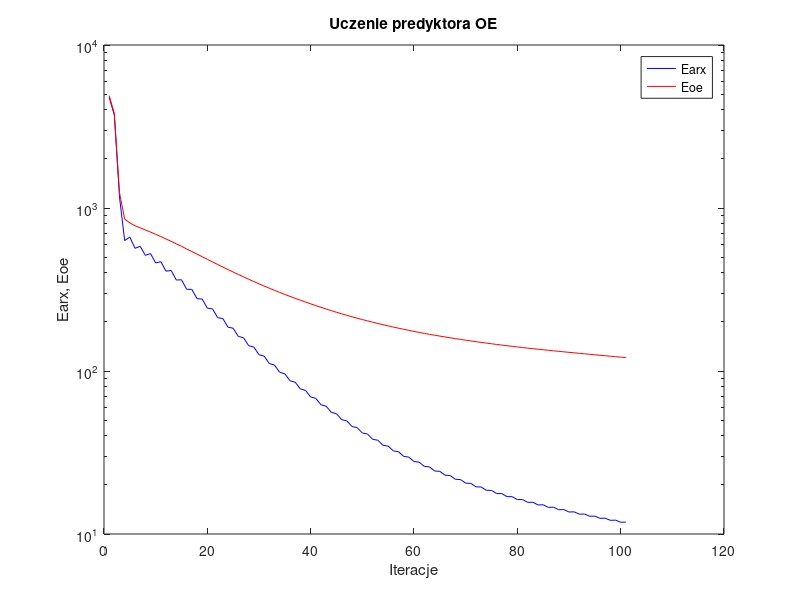
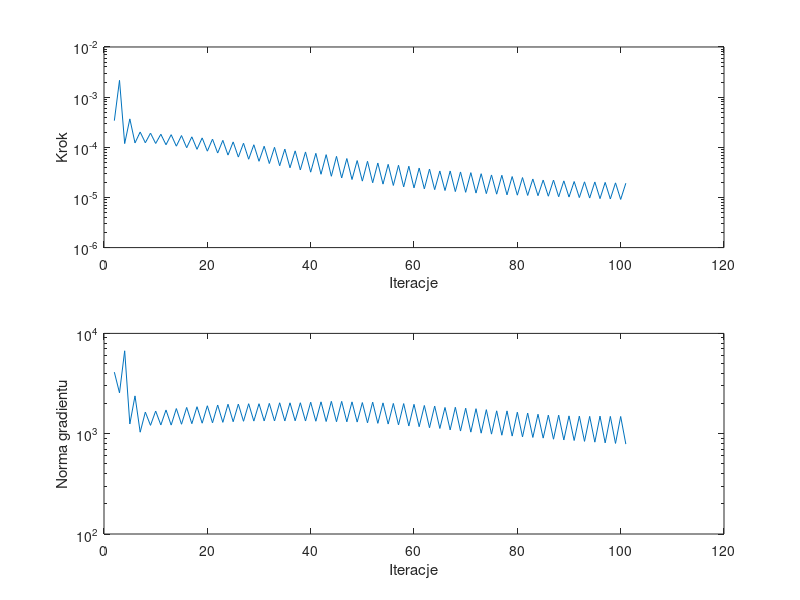

Write MATLAB code to recreate these figures, in order.
%uczenie predyktora oe
clear all;
n=0; farx(n+1)=4.775664e+003; foe(n+1)=4.889669e+003; wspucz(n+1)=0.000000e+000; ng(n+1)=0.000000e+000;
n=1; farx(n+1)=3.707021e+003; foe(n+1)=3.804898e+003; krok(n+1)=3.395966e-004; ng(n+1)=4.107974e+003;
n=2; farx(n+1)=1.167978e+003; foe(n+1)=1.241167e+003; krok(n+1)=2.162140e-003; ng(n+1)=2.554255e+003;
n=3; farx(n+1)=6.308334e+002; foe(n+1)=8.547248e+002; krok(n+1)=1.185230e-004; ng(n+1)=6.705790e+003;
n=4; farx(n+1)=6.633907e+002; foe(n+1)=8.105733e+002; krok(n+1)=3.684136e-004; ng(n+1)=1.250242e+003;
n=5; farx(n+1)=5.656016e+002; foe(n+1)=7.779463e+002; krok(n+1)=1.221213e-004; ng(n+1)=2.382168e+003;
n=6; farx(n+1)=5.821970e+002; foe(n+1)=7.557776e+002; krok(n+1)=2.015675e-004; ng(n+1)=1.034981e+003;
n=7; farx(n+1)=5.123421e+002; foe(n+1)=7.332274e+002; krok(n+1)=1.230766e-004; ng(n+1)=1.642361e+003;
n=8; farx(n+1)=5.255664e+002; foe(n+1)=7.118718e+002; krok(n+1)=1.915864e-004; ng(n+1)=1.210989e+003;
n=9; farx(n+1)=4.601538e+002; foe(n+1)=6.893898e+002; krok(n+1)=1.191612e-004; ng(n+1)=1.681894e+003;
n=10; farx(n+1)=4.685751e+002; foe(n+1)=6.681166e+002; krok(n+1)=1.821668e-004; ng(n+1)=1.222115e+003;
n=11; farx(n+1)=4.096737e+002; foe(n+1)=6.457440e+002; krok(n+1)=1.123699e-004; ng(n+1)=1.722998e+003;
n=12; farx(n+1)=4.138655e+002; foe(n+1)=6.244590e+002; krok(n+1)=1.784716e-004; ng(n+1)=1.218210e+003;
n=13; farx(n+1)=3.614060e+002; foe(n+1)=6.024294e+002; krok(n+1)=1.052302e-004; ng(n+1)=1.781177e+003;
n=14; farx(n+1)=3.629624e+002; foe(n+1)=5.817965e+002; krok(n+1)=1.714180e-004; ng(n+1)=1.242144e+003;
n=15; farx(n+1)=3.171862e+002; foe(n+1)=5.605848e+002; krok(n+1)=9.798800e-005; ng(n+1)=1.827648e+003;
n=16; farx(n+1)=3.168536e+002; foe(n+1)=5.409787e+002; krok(n+1)=1.616776e-004; ng(n+1)=1.258369e+003;
n=17; farx(n+1)=2.778021e+002; foe(n+1)=5.211394e+002; krok(n+1)=9.108340e-005; ng(n+1)=1.857680e+003;
n=18; farx(n+1)=2.762335e+002; foe(n+1)=5.027403e+002; krok(n+1)=1.539526e-004; ng(n+1)=1.272464e+003;
n=19; farx(n+1)=2.429623e+002; foe(n+1)=4.842649e+002; krok(n+1)=8.370634e-005; ng(n+1)=1.899709e+003;
n=20; farx(n+1)=2.405925e+002; foe(n+1)=4.671901e+002; krok(n+1)=1.455783e-004; ng(n+1)=1.283245e+003;
n=21; farx(n+1)=2.124360e+002; foe(n+1)=4.502391e+002; krok(n+1)=7.675242e-005; ng(n+1)=1.932143e+003;
n=22; farx(n+1)=2.096966e+002; foe(n+1)=4.345757e+002; krok(n+1)=1.376014e-004; ng(n+1)=1.297434e+003;
n=23; farx(n+1)=1.858397e+002; foe(n+1)=4.190837e+002; krok(n+1)=6.991253e-005; ng(n+1)=1.965828e+003;
n=24; farx(n+1)=1.829479e+002; foe(n+1)=4.048228e+002; krok(n+1)=1.281635e-004; ng(n+1)=1.316760e+003;
n=25; farx(n+1)=1.628975e+002; foe(n+1)=3.909307e+002; krok(n+1)=6.380047e-005; ng(n+1)=1.973143e+003;
n=26; farx(n+1)=1.600165e+002; foe(n+1)=3.779993e+002; krok(n+1)=1.205178e-004; ng(n+1)=1.329696e+003;
n=27; farx(n+1)=1.430310e+002; foe(n+1)=3.654751e+002; krok(n+1)=5.780689e-005; ng(n+1)=1.990847e+003;
n=28; farx(n+1)=1.402565e+002; foe(n+1)=3.537855e+002; krok(n+1)=1.123699e-004; ng(n+1)=1.335608e+003;
n=29; farx(n+1)=1.258759e+002; foe(n+1)=3.426206e+002; krok(n+1)=5.261508e-005; ng(n+1)=1.990106e+003;
n=30; farx(n+1)=1.233577e+002; foe(n+1)=3.321342e+002; krok(n+1)=1.049814e-004; ng(n+1)=1.340661e+003;
n=31; farx(n+1)=1.111221e+002; foe(n+1)=3.220978e+002; krok(n+1)=4.743595e-005; ng(n+1)=2.005584e+003;
n=32; farx(n+1)=1.087336e+002; foe(n+1)=3.125687e+002; krok(n+1)=9.985203e-005; ng(n+1)=1.338929e+003;
n=33; farx(n+1)=9.820051e+001; foe(n+1)=3.034735e+002; krok(n+1)=4.285449e-005; ng(n+1)=2.033931e+003;
n=34; farx(n+1)=9.613054e+001; foe(n+1)=2.949475e+002; krok(n+1)=9.199795e-005; ng(n+1)=1.340330e+003;
n=35; farx(n+1)=8.711577e+001; foe(n+1)=2.868394e+002; krok(n+1)=3.906606e-005; ng(n+1)=2.032119e+003;
n=36; farx(n+1)=8.536500e+001; foe(n+1)=2.792156e+002; krok(n+1)=8.489916e-005; ng(n+1)=1.344926e+003;
n=37; farx(n+1)=7.763830e+001; foe(n+1)=2.719233e+002; krok(n+1)=3.533295e-005; ng(n+1)=2.035063e+003;
n=38; farx(n+1)=7.602188e+001; foe(n+1)=2.649365e+002; krok(n+1)=8.074766e-005; ng(n+1)=1.337933e+003;
n=39; farx(n+1)=6.932192e+001; foe(n+1)=2.582722e+002; krok(n+1)=3.190024e-005; ng(n+1)=2.060631e+003;
n=40; farx(n+1)=6.787971e+001; foe(n+1)=2.518934e+002; krok(n+1)=7.577251e-005; ng(n+1)=1.331310e+003;
n=41; farx(n+1)=6.208490e+001; foe(n+1)=2.458484e+002; krok(n+1)=2.897758e-005; ng(n+1)=2.078275e+003;
n=42; farx(n+1)=6.081358e+001; foe(n+1)=2.400255e+002; krok(n+1)=7.130722e-005; ng(n+1)=1.323099e+003;
n=43; farx(n+1)=5.576406e+001; foe(n+1)=2.345030e+002; krok(n+1)=2.642509e-005; ng(n+1)=2.102555e+003;
n=44; farx(n+1)=5.468955e+001; foe(n+1)=2.292283e+002; krok(n+1)=6.596475e-005; ng(n+1)=1.315781e+003;
n=45; farx(n+1)=5.028700e+001; foe(n+1)=2.242425e+002; krok(n+1)=2.444110e-005; ng(n+1)=2.100704e+003;
n=46; farx(n+1)=4.945482e+001; foe(n+1)=2.195497e+002; krok(n+1)=5.966581e-005; ng(n+1)=1.313460e+003;
n=47; farx(n+1)=4.562577e+001; foe(n+1)=2.150854e+002; krok(n+1)=2.277170e-005; ng(n+1)=2.076583e+003;
n=48; farx(n+1)=4.496977e+001; foe(n+1)=2.108724e+002; krok(n+1)=5.434585e-005; ng(n+1)=1.305852e+003;
n=49; farx(n+1)=4.165357e+001; foe(n+1)=2.068720e+002; krok(n+1)=2.114892e-005; ng(n+1)=2.044295e+003;
n=50; farx(n+1)=4.105377e+001; foe(n+1)=2.029669e+002; krok(n+1)=5.256405e-005; ng(n+1)=1.283671e+003;
n=51; farx(n+1)=3.809428e+001; foe(n+1)=1.992360e+002; krok(n+1)=1.961815e-005; ng(n+1)=2.063983e+003;
n=52; farx(n+1)=3.761379e+001; foe(n+1)=1.957097e+002; krok(n+1)=4.856864e-005; ng(n+1)=1.268385e+003;
n=53; farx(n+1)=3.501946e+001; foe(n+1)=1.923428e+002; krok(n+1)=1.843074e-005; ng(n+1)=2.029459e+003;
n=54; farx(n+1)=3.461781e+001; foe(n+1)=1.891250e+002; krok(n+1)=4.570049e-005; ng(n+1)=1.247369e+003;
n=55; farx(n+1)=3.232587e+001; foe(n+1)=1.860544e+002; krok(n+1)=1.733605e-005; ng(n+1)=2.003243e+003;
n=56; farx(n+1)=3.198689e+001; foe(n+1)=1.831103e+002; krok(n+1)=4.381503e-005; ng(n+1)=1.223495e+003;
n=57; farx(n+1)=2.994371e+001; foe(n+1)=1.802570e+002; krok(n+1)=1.622543e-005; ng(n+1)=1.996742e+003;
n=58; farx(n+1)=2.963969e+001; foe(n+1)=1.775285e+002; krok(n+1)=4.194015e-005; ng(n+1)=1.193260e+003;
n=59; farx(n+1)=2.781542e+001; foe(n+1)=1.749225e+002; krok(n+1)=1.549259e-005; ng(n+1)=1.962363e+003;
n=60; farx(n+1)=2.759808e+001; foe(n+1)=1.724845e+002; krok(n+1)=3.856196e-005; ng(n+1)=1.174263e+003;
n=61; farx(n+1)=2.598619e+001; foe(n+1)=1.701354e+002; krok(n+1)=1.482745e-005; ng(n+1)=1.911878e+003;
n=62; farx(n+1)=2.580636e+001; foe(n+1)=1.678938e+002; krok(n+1)=3.686149e-005; ng(n+1)=1.145994e+003;
n=63; farx(n+1)=2.434960e+001; foe(n+1)=1.657303e+002; krok(n+1)=1.430061e-005; ng(n+1)=1.886325e+003;
n=64; farx(n+1)=2.423700e+001; foe(n+1)=1.637269e+002; krok(n+1)=3.369455e-005; ng(n+1)=1.127813e+003;
n=65; farx(n+1)=2.295210e+001; foe(n+1)=1.617788e+002; krok(n+1)=1.373458e-005; ng(n+1)=1.826049e+003;
n=66; farx(n+1)=2.284030e+001; foe(n+1)=1.598832e+002; krok(n+1)=3.369455e-005; ng(n+1)=1.091520e+003;
n=67; farx(n+1)=2.166390e+001; foe(n+1)=1.580306e+002; krok(n+1)=1.308479e-005; ng(n+1)=1.834037e+003;
n=68; farx(n+1)=2.157227e+001; foe(n+1)=1.562700e+002; krok(n+1)=3.223481e-005; ng(n+1)=1.062780e+003;
n=69; farx(n+1)=2.051294e+001; foe(n+1)=1.545654e+002; krok(n+1)=1.264803e-005; ng(n+1)=1.794904e+003;
n=70; farx(n+1)=2.044116e+001; foe(n+1)=1.529291e+002; krok(n+1)=3.122446e-005; ng(n+1)=1.036420e+003;
n=71; farx(n+1)=1.947366e+001; foe(n+1)=1.513306e+002; krok(n+1)=1.222055e-005; ng(n+1)=1.775614e+003;
n=72; farx(n+1)=1.942306e+001; foe(n+1)=1.498145e+002; krok(n+1)=2.973907e-005; ng(n+1)=1.012189e+003;
n=73; farx(n+1)=1.854289e+001; foe(n+1)=1.483342e+002; krok(n+1)=1.191391e-005; ng(n+1)=1.736699e+003;
n=74; farx(n+1)=1.851279e+001; foe(n+1)=1.469306e+002; krok(n+1)=2.809248e-005; ng(n+1)=9.902126e+002;
n=75; farx(n+1)=1.771491e+001; foe(n+1)=1.455631e+002; krok(n+1)=1.161523e-005; ng(n+1)=1.690735e+003;
n=76; farx(n+1)=1.769446e+001; foe(n+1)=1.442392e+002; krok(n+1)=2.769106e-005; ng(n+1)=9.656059e+002;
n=77; farx(n+1)=1.695093e+001; foe(n+1)=1.429268e+002; krok(n+1)=1.126542e-005; ng(n+1)=1.688437e+003;
n=78; farx(n+1)=1.694476e+001; foe(n+1)=1.416918e+002; krok(n+1)=2.609816e-005; ng(n+1)=9.464901e+002;
n=79; farx(n+1)=1.626530e+001; foe(n+1)=1.404776e+002; krok(n+1)=1.109569e-005; ng(n+1)=1.638137e+003;
n=80; farx(n+1)=1.627155e+001; foe(n+1)=1.393205e+002; krok(n+1)=2.491142e-005; ng(n+1)=9.288760e+002;
n=81; farx(n+1)=1.564018e+001; foe(n+1)=1.381771e+002; krok(n+1)=1.095376e-005; ng(n+1)=1.606121e+003;
n=82; farx(n+1)=1.566229e+001; foe(n+1)=1.371022e+002; krok(n+1)=2.330940e-005; ng(n+1)=9.174634e+002;
n=83; farx(n+1)=1.507882e+001; foe(n+1)=1.360326e+002; krok(n+1)=1.083629e-005; ng(n+1)=1.563402e+003;
n=84; farx(n+1)=1.510929e+001; foe(n+1)=1.350186e+002; krok(n+1)=2.219138e-005; ng(n+1)=9.034902e+002;
n=85; farx(n+1)=1.457170e+001; foe(n+1)=1.340072e+002; krok(n+1)=1.057446e-005; ng(n+1)=1.531324e+003;
n=86; farx(n+1)=1.459752e+001; foe(n+1)=1.330190e+002; krok(n+1)=2.219549e-005; ng(n+1)=8.809056e+002;
n=87; farx(n+1)=1.409038e+001; foe(n+1)=1.320389e+002; krok(n+1)=1.031748e-005; ng(n+1)=1.530115e+003;
n=88; farx(n+1)=1.411906e+001; foe(n+1)=1.310933e+002; krok(n+1)=2.139878e-005; ng(n+1)=8.662170e+002;
n=89; farx(n+1)=1.364424e+001; foe(n+1)=1.301599e+002; krok(n+1)=1.018462e-005; ng(n+1)=1.505305e+003;
n=90; farx(n+1)=1.367834e+001; foe(n+1)=1.292577e+002; krok(n+1)=2.077412e-005; ng(n+1)=8.554463e+002;
n=91; farx(n+1)=1.323206e+001; foe(n+1)=1.283559e+002; krok(n+1)=9.936047e-006; ng(n+1)=1.497851e+003;
n=92; farx(n+1)=1.326421e+001; foe(n+1)=1.274782e+002; krok(n+1)=2.047978e-005; ng(n+1)=8.386164e+002;
n=93; farx(n+1)=1.284395e+001; foe(n+1)=1.266069e+002; krok(n+1)=9.716744e-006; ng(n+1)=1.488795e+003;
n=94; farx(n+1)=1.287591e+001; foe(n+1)=1.257536e+002; krok(n+1)=2.036925e-005; ng(n+1)=8.234879e+002;
n=95; farx(n+1)=1.247603e+001; foe(n+1)=1.249009e+002; krok(n+1)=9.476547e-006; ng(n+1)=1.496974e+003;
n=96; farx(n+1)=1.250793e+001; foe(n+1)=1.240731e+002; krok(n+1)=1.995189e-005; ng(n+1)=8.103038e+002;
n=97; farx(n+1)=1.212915e+001; foe(n+1)=1.232485e+002; krok(n+1)=9.322149e-006; ng(n+1)=1.487616e+003;
n=98; farx(n+1)=1.216303e+001; foe(n+1)=1.224488e+002; krok(n+1)=1.953303e-005; ng(n+1)=8.000519e+002;
n=99; farx(n+1)=1.180344e+001; foe(n+1)=1.216467e+002; krok(n+1)=9.128990e-006; ng(n+1)=1.484747e+003;
n=100; farx(n+1)=1.183651e+001; foe(n+1)=1.208671e+002; krok(n+1)=1.920477e-005; ng(n+1)=7.873774e+002;

figure; semilogy(farx,'b'); hold on; semilogy(foe,'r'); xlabel('Iteracje'); ylabel('Earx, Eoe'); legend('Earx','Eoe'); title('Uczenie predyktora OE');
figure; subplot(2,1,1); semilogy(krok); xlabel('Iteracje'); ylabel('Krok');
subplot(2,1,2); semilogy(ng); xlabel('Iteracje'); ylabel('Norma gradientu');
Earx=farx(n+1)
Eoe=foe(n+1)
